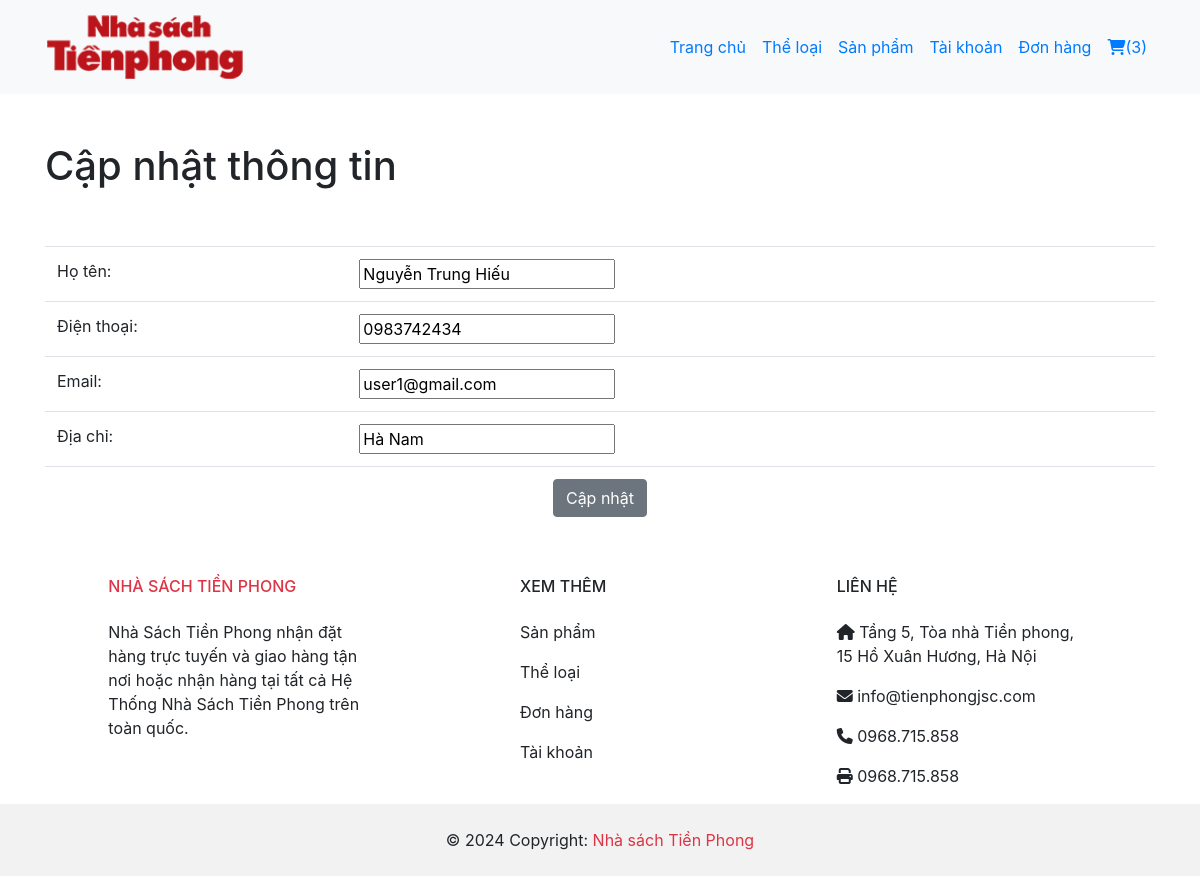
Screenshot of /update-account.php (signed in) with the database file from the repository.
### tables this page shows
CREATE TABLE `nguoi_dung` (
  `id` int(10) UNSIGNED NOT NULL,
  `ho_ten` varchar(100) NOT NULL,
  `ten_tai_khoan` varchar(100) NOT NULL,
  `mat_khau` varchar(255) NOT NULL,
  `dien_thoai` varchar(50) NOT NULL,
  `email` varchar(50) NOT NULL,
  `dia_chi` varchar(100) NOT NULL,
  `vai_tro` varchar(50) NOT NULL
);

### update-account.php (the view, shortened to what this page needs)
<?php include('partials-front/menu.php') ?>
<div class="container">
    <h1 class="mt-5">Cập nhật thông tin</h1>
    <br><br>
    <?php
    $ten_tai_khoan = $_SESSION['customer-user'];
    $sql = "SELECT * FROM nguoi_dung WHERE ten_tai_khoan = '$ten_tai_khoan'";
    $res = mysqli_query($conn, $sql);
    if ($res == true) {
        $count = mysqli_num_rows($res);
        if ($count == 1) {
            $row = mysqli_fetch_assoc($res);
            $ho_ten = $row['ho_ten'];
            $dien_thoai = $row['dien_thoai'];
            $email = $row['email'];
            $dia_chi = $row['dia_chi'];
        } else {
            header("location:" . SITEURL . 'manage-account.php');
        }
    }
    ?>
    <form action="" method="POST">
        <table class="table">
            <tr>
                <td>Họ tên: </td>
                <td>
                    <input type="text" name="ho_ten" value="<?php echo $ho_ten; ?>" required>
                </td>
            </tr>
            <tr>
                <td>Điện thoại: </td>
                <td>
                    <input type="text" name="dien_thoai" value="<?php echo $dien_thoai; ?>" required>
                </td>
            </tr>
            <tr>
                <td>Email: </td>
                <td>
                    <input type="email" name="email" value="<?php echo $email; ?>" required>
                </td>
            </tr>
            <tr>
                <td>Địa chỉ: </td>
                <td>
                    <input type="text" name="dia_chi" value="<?php echo $dia_chi; ?>" required>
                </td>
            </tr>
            <tr>
                <td colspan="2" class="text-center">
                    <input type="submit" name="submit" value="Cập nhật" class="btn btn-secondary">
                </td>
            </tr>
        </table>
    </form>
</div>
<?php include('partials-front/footer.php') ?>

### rows the page displays
nguoi_dung: ho_ten "Nguyễn Trung Hiếu", dien_thoai "0983742434", email "user1@gmail.com", dia_chi "Hà Nam"

### other values shown
$count "3"
